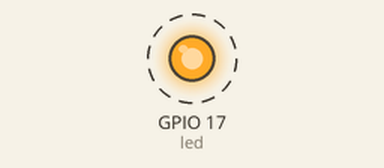
A program run on a simulated Raspberry Pi (BCM pin numbers). Shown: output pins drawn as LEDs (lit = HIGH). Dashed ring = blinking. What the program prints to the terminal is not drawn. At 5.0 s the program stops and its outputs stay as they are.

Above: at 0.2 s.
Timing chart, 0 to 3.0 s (numbered marks = the images above):
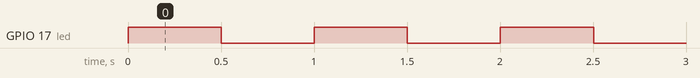

Measured:
- by itself, GPIO 17 (led): alternates HIGH for 0.50 s and LOW for 0.50 s, 10 changes in all, then stays LOW

The program:

demo_led_blink.py
```python
"""LED点滅デモ - 赤LEDを5回点滅させる"""
import os, sys, time
os.environ["GPIOZERO_PIN_FACTORY"] = "mock"
sys.path.insert(0, "/opt/iot-app")

from gpiozero import LED
from config.pin_map import LED_RED

led = LED(LED_RED)
print(f"GPIO {LED_RED} に接続された赤LEDを5回点滅します")

for i in range(5):
    led.on()
    print(f"  [{i+1}/5] ON  (is_lit={led.is_lit})")
    time.sleep(0.5)
    led.off()
    print(f"  [{i+1}/5] OFF (is_lit={led.is_lit})")
    time.sleep(0.5)

print("完了!")
```

pin_map.py
```python
"""GPIOピン割り当て定義

実機に移行する際もこのファイルのみ変更すればよい。
"""

# === 出力デバイス ===
LED_RED = 17
LED_PWM = 18
RGBLED_RED = 22
RGBLED_GREEN = 23
RGBLED_BLUE = 24
BUZZER = 25
SERVO = 13
MOTOR_FWD = 5
MOTOR_BWD = 6

# === 入力デバイス ===
BUTTON = 16
MOTION_SENSOR = 20
LINE_SENSOR = 21

# === ソフトウェアシミュレーション用センサー ===
# DHT22, BMP280等はI2C/SPIで接続されるため
# GPIOピンではなくソフトウェアで値を生成する
```
